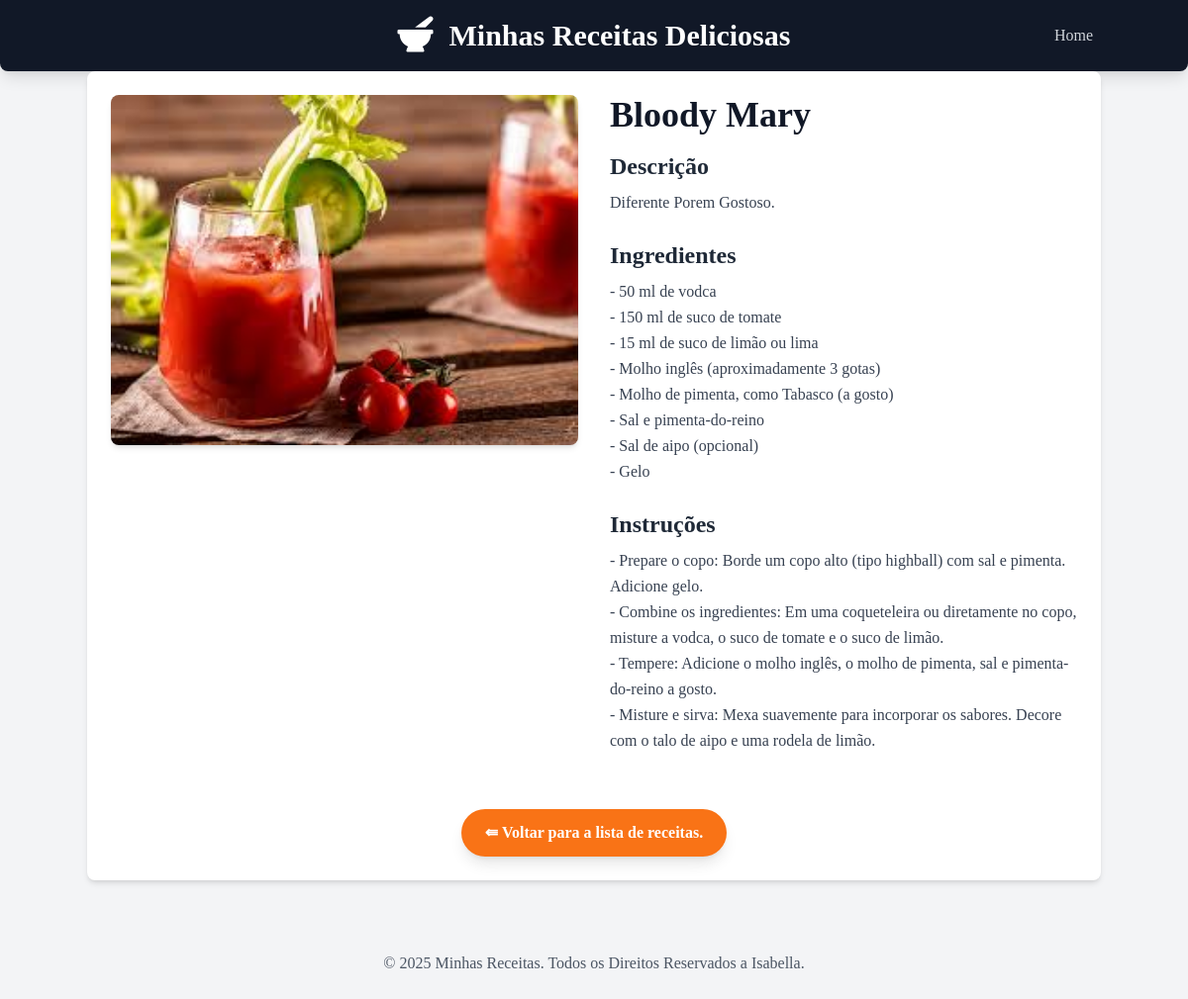
Page /receitas/receita/8/ on the committed database.
### receitas/models.py (models this page shows, shortened)
class Receita(models.Model):
    CATEGORIAS = [
        ('comida', 'Comida'),
        ('sobremesa', 'Sobremesa'),
        ('drinks', 'Drinks'),
    ]
    title = models.CharField("Titulo", max_length=200)
    description = models.TextField("Descrição")
    ingredients = models.TextField("Ingredientes")
    instructions = models.TextField("Instruções")
    image = models.ImageField("imagem", upload_to='receitas/images/', blank=True, null=True)
    categoria = models.CharField("Categoria", max_length=50, choices=CATEGORIAS, default='comida')
    created_at = models.DateTimeField(auto_now_add=True)
    updated_at = models.DateTimeField(auto_now=True)
    class Meta:
        verbose_name = 'Receita'
        verbose_name_plural = 'Receitas'
        ordering = ['-created_at']

### receitas/views.py (the view)
# urls.py: path('receita/<int:id>/', views.receita_detail, name='receita_detail'),
def receita_detail(request, id):
    receita = get_object_or_404(Receita, pk=id)
    return render(request, 'receitas/receita_detail.html', {'receita': receita})

### receitas/templates/receitas/receita_detail.html (shortened to what this page needs)
{% extends "receitas/base.html" %}
{% block content %}
<div class="flex flex-col md:flex-row gap-8">
    {% if receita.image %}
    <div class="md:w-1/2">
        <img src="{{ receita.image.url }}" alt="[Imagem da {{ receita.title }}]"
            class="w-full h-auto object-cover rounded-lg shadow-md">
    </div>
    {% endif %}
    <div class="md:w-1/2">
        <h2 class="text-4xl font-bold text-gray-900 mb-4">{{ receita.title }}</h2>
        <h3 class="text-2xl font-semibold text-gray-800 mb-2">Descrição</h3>
        <p class="text-gray-700 mb-6 leading-relaxed">{{ receita.description }}</p>
        <h3 class="text-2xl font-semibold text-gray-800 mb-2">Ingredientes</h3>
        <p class="text-gray-700 mb-6 leading-relaxed whitespace-pre-wrap">{{ receita.ingredients }}</p>
        <h3 class="text-2xl font-semibold text-gray-800 mb-2">Instruções</h3>
        <p class="text-gray-700 mb-6 leading-relaxed whitespace-pre-wrap">{{ receita.instructions }}</p>
    </div>
</div>
<div class="mt-8 text-center">
    <a href="{% url 'home' %}"
        class="inline-block bg-orange-500 hover:bg-orange-600 text-white font-bold py-3 px-6 rounded-full transition duration-300 ease-in-out shadow-lg">&lAarr;
        Voltar para a lista de receitas.</a>
</div>
{% endblock %}

### receitas/templates/receitas/base.html (style rules this page uses)
body { font-family: 'Inter, sans-serif'; }

### rows in the picture
Receita: image (picture), title "Bloody Mary", description "Diferente Porem Gostoso.", ingredients "- 50 ml de vodca - 150 ml de suco de tomate - 15 ml de suco de limão ou lima - Molho inglês (aproximadamente 3 gotas) - Molho de pimenta, como Tabasco (a gosto) - Sal e pimenta-do-reino - Sal de aipo (opcional) - Gelo", instructions "- Prepare o copo: Borde um copo alto (tipo highball) com sal e pimenta. Adicione gelo. - Combine os ingredientes: Em uma coqueteleira ou diretamente no copo, misture a vodca, o suco de tomate e o suco de limão. - Tempere: Adicione o molho inglês, o molho de pimenta, sal e pimenta-do-reino a gosto. - Misture e sirva: Mexa suavemente para incorporar os sabores. Decore com o talo de aipo e uma rodela de limão."
